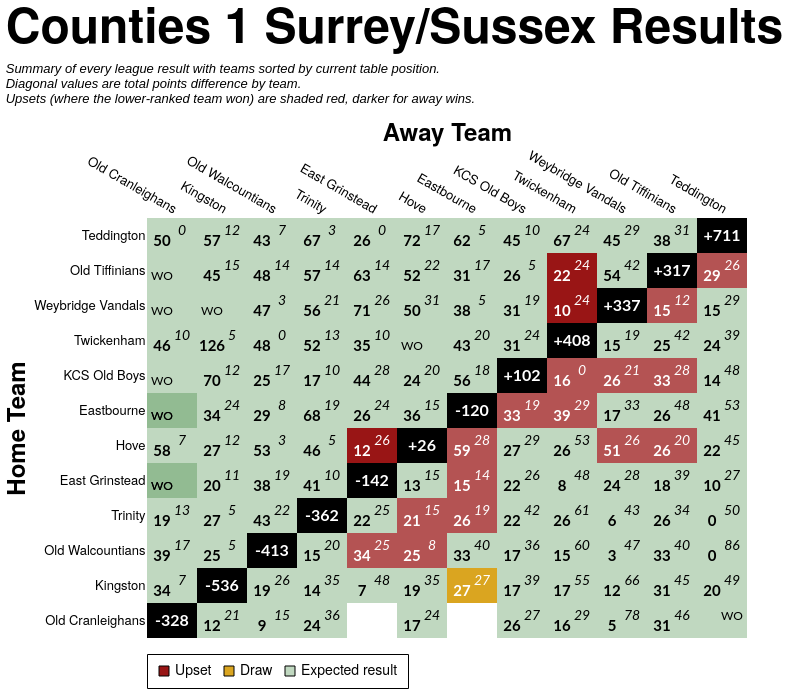

Vega-Lite specification stored for this chart:
### Vega-Lite specification from a JSON file in a GitHub repository (floating-point values rounded to 4 significant figures; data arrays with more than 128 entries replaced by an {"elided": "..."} marker saying what was removed)
{"config": {"axis": {"labelFont": "PT Sans Narrow, Helvetica Neue, Helvetica, Arial, sans-serif", "titleFont": "PT Sans Narrow, Helvetica Neue, Helvetica, Arial, sans-serif", "labelFontSize": 13, "titleFontSize": 24, "gridColor": "#202947", "gridOpacity": 0.2, "zindex": 1}, "text": {"font": "Lato, sans-serif"}, "bar": {"cornerRadiusEnd": 5}, "header": {"labelFont": "PT Sans Narrow, Helvetica Neue, Helvetica, Arial, sans-serif", "titleFont": "PT Sans Narrow, Helvetica Neue, Helvetica, Arial, sans-serif", "labelFontSize": 24, "titleFontSize": 28, "labelFontWeight": "bold", "orient": "left"}, "legend": {"labelFont": "PT Sans Narrow, Helvetica Neue, Helvetica, Arial, sans-serif", "titleFont": "PT Sans Narrow, Helvetica Neue, Helvetica, Arial, sans-serif", "labelFontSize": 14, "titleFontSize": 16, "titlePadding": 5, "fillColor": "white", "strokeColor": "black", "padding": 10, "titleFontWeight": "lighter", "titleFontStyle": "italic", "titleColor": "gray", "offset": 10}, "title": {"font": "PT Sans Narrow, Helvetica Neue, Helvetica, Arial, sans-serif", "fontSize": 48, "fontWeight": "bold", "anchor": "start", "align": "center", "titlePadding": 20, "subtitlePadding": 10, "subtitleFontSize": 13, "subtitleColor": "", "subtitleFontStyle": "italic", "offset": 15, "color": "black"}, "axisX": {"labelAngle": 0}, "facet": {"title": null, "header": null, "align": {"row": "each", "column": "each"}, "spacing": 10}, "resolve": {"scale": {"y": "independent", "facet": "independent"}}, "background": "transparent", "scale": {"offsetBandPaddingOuter": 0.2, "offsetBandPaddingInner": 0.1}, "view": {"stroke": null, "background": "transparent"}}, "layer": [{"data": {"name": "data-6e8188ec437135548668043d7b0bd11b"}, "mark": {"type": "rect"}, "encoding": {"color": {"field": "unexpected_result", "legend": {"labelExpr": "datum.value === 'Upset (Away Win)' ? 'Upset' : datum.value", "labelLimit": 220, "offset": 16, "orient": "bottom", "symbolStrokeColor": "black", "symbolStrokeWidth": 1, "values": ["Upset (Away Win)", "Draw", "Expected result"]}, "scale": {"domain": ["Expected result", "Upset (Home Win)", "Upset (Away Win)", "Draw", "To be played", "N/A"], "range": ["#146f1444", "#991515bb", "#991515", "goldenrod", "white", "black"]}, "title": null, "type": "nominal"}, "opacity": {"condition": {"test": "datum.home_team == param_33.home_team || datum.away_team == param_33.home_team || !isValid(param_33.home_team)", "value": 1.0}, "value": 0.1}, "tooltip": [{"field": "home_team", "title": "Home", "type": "nominal"}, {"field": "away_team", "title": "Away", "type": "nominal"}, {"field": "home_score_text", "title": "Home Score", "type": "nominal"}, {"field": "away_score_text", "title": "Away Score", "type": "nominal"}, {"field": "result", "title": "Result", "type": "nominal"}, {"field": "unexpected_result", "title": "Unexpectedness", "type": "nominal"}, {"field": "date", "format": "%d %b %Y", "title": "Date", "type": "temporal"}], "x": {"axis": {"domain": false, "grid": false, "labelAngle": 30, "orient": "top", "ticks": false}, "field": "away_team", "sort": ["Old Cranleighans", "Kingston", "Old Walcountians", "Trinity", "East Grinstead", "Hove", "Eastbourne", "KCS Old Boys", "Twickenham", "Weybridge Vandals", "Old Tiffinians", "Teddington"], "title": "Away Team", "type": "nominal"}, "y": {"axis": {"domain": false, "grid": false, "ticks": false}, "field": "home_team", "sort": ["Teddington", "Old Tiffinians", "Weybridge Vandals", "Twickenham", "KCS Old Boys", "Eastbourne", "Hove", "East Grinstead", "Trinity", "Old Walcountians", "Kingston", "Old Cranleighans"], "title": "Home Team", "type": "nominal"}}, "name": "view_30"}, {"data": {"name": "data-6e8188ec437135548668043d7b0bd11b"}, "mark": {"type": "text", "fontStyle": "italic", "size": 14, "xOffset": 10, "yOffset": -5}, "encoding": {"color": {"condition": {"test": "(datum.home_team == param_33.home_team || datum.away_team == param_33.home_team || !isValid(param_33.home_team)) && datum.unexpected_result == 'Expected result'", "value": "black"}, "value": "white"}, "text": {"field": "away_score_text", "type": "nominal"}, "x": {"field": "away_team", "sort": ["Old Cranleighans", "Kingston", "Old Walcountians", "Trinity", "East Grinstead", "Hove", "Eastbourne", "KCS Old Boys", "Twickenham", "Weybridge Vandals", "Old Tiffinians", "Teddington"], "type": "nominal"}, "y": {"field": "home_team", "sort": ["Teddington", "Old Tiffinians", "Weybridge Vandals", "Twickenham", "KCS Old Boys", "Eastbourne", "Hove", "East Grinstead", "Trinity", "Old Walcountians", "Kingston", "Old Cranleighans"], "type": "nominal"}}, "transform": [{"filter": "datum.away_score_text != '' && datum.away_score_text != 'WO'"}]}, {"data": {"name": "data-6e8188ec437135548668043d7b0bd11b"}, "mark": {"type": "text", "size": 12, "xOffset": 10, "yOffset": -5}, "encoding": {"color": {"condition": {"test": "(datum.home_team == param_33.home_team || datum.away_team == param_33.home_team || !isValid(param_33.home_team)) && datum.unexpected_result == 'Expected result'", "value": "black"}, "value": "white"}, "text": {"field": "away_score_text", "type": "nominal"}, "x": {"field": "away_team", "sort": ["Old Cranleighans", "Kingston", "Old Walcountians", "Trinity", "East Grinstead", "Hove", "Eastbourne", "KCS Old Boys", "Twickenham", "Weybridge Vandals", "Old Tiffinians", "Teddington"], "type": "nominal"}, "y": {"field": "home_team", "sort": ["Teddington", "Old Tiffinians", "Weybridge Vandals", "Twickenham", "KCS Old Boys", "Eastbourne", "Hove", "East Grinstead", "Trinity", "Old Walcountians", "Kingston", "Old Cranleighans"], "type": "nominal"}}, "transform": [{"filter": "datum.away_score_text == 'WO'"}]}, {"data": {"name": "data-6e8188ec437135548668043d7b0bd11b"}, "mark": {"type": "text", "fontWeight": "bold", "size": 15, "xOffset": -10, "yOffset": 5}, "encoding": {"color": {"condition": {"test": "(datum.home_team == param_33.home_team || datum.away_team == param_33.home_team || !isValid(param_33.home_team)) && datum.unexpected_result == 'Expected result'", "value": "black"}, "value": "white"}, "text": {"field": "home_score_text", "type": "nominal"}, "x": {"field": "away_team", "sort": ["Old Cranleighans", "Kingston", "Old Walcountians", "Trinity", "East Grinstead", "Hove", "Eastbourne", "KCS Old Boys", "Twickenham", "Weybridge Vandals", "Old Tiffinians", "Teddington"], "type": "nominal"}, "y": {"field": "home_team", "sort": ["Teddington", "Old Tiffinians", "Weybridge Vandals", "Twickenham", "KCS Old Boys", "Eastbourne", "Hove", "East Grinstead", "Trinity", "Old Walcountians", "Kingston", "Old Cranleighans"], "type": "nominal"}}, "transform": [{"filter": "datum.home_score_text != '' && datum.home_score_text != 'WO'"}]}, {"data": {"name": "data-6e8188ec437135548668043d7b0bd11b"}, "mark": {"type": "text", "size": 12, "xOffset": -10, "yOffset": 5}, "encoding": {"color": {"condition": {"test": "(datum.home_team == param_33.home_team || datum.away_team == param_33.home_team || !isValid(param_33.home_team)) && datum.unexpected_result == 'Expected result'", "value": "black"}, "value": "white"}, "text": {"field": "home_score_text", "type": "nominal"}, "x": {"field": "away_team", "sort": ["Old Cranleighans", "Kingston", "Old Walcountians", "Trinity", "East Grinstead", "Hove", "Eastbourne", "KCS Old Boys", "Twickenham", "Weybridge Vandals", "Old Tiffinians", "Teddington"], "type": "nominal"}, "y": {"field": "home_team", "sort": ["Teddington", "Old Tiffinians", "Weybridge Vandals", "Twickenham", "KCS Old Boys", "Eastbourne", "Hove", "East Grinstead", "Trinity", "Old Walcountians", "Kingston", "Old Cranleighans"], "type": "nominal"}}, "transform": [{"filter": "datum.home_score_text == 'WO'"}]}, {"data": {"name": "data-632306f8b92a861483858ecfe633869c"}, "mark": {"type": "text", "color": "white", "fontWeight": "bold", "size": 16}, "encoding": {"text": {"field": "display_text", "type": "nominal"}, "tooltip": [{"field": "home_team", "title": "Team", "type": "nominal"}, {"field": "display_text", "title": "Points Difference", "type": "nominal"}], "x": {"field": "away_team", "sort": ["Old Cranleighans", "Kingston", "Old Walcountians", "Trinity", "East Grinstead", "Hove", "Eastbourne", "KCS Old Boys", "Twickenham", "Weybridge Vandals", "Old Tiffinians", "Teddington"], "type": "nominal"}, "y": {"field": "home_team", "sort": ["Teddington", "Old Tiffinians", "Weybridge Vandals", "Twickenham", "KCS Old Boys", "Eastbourne", "Hove", "East Grinstead", "Trinity", "Old Walcountians", "Kingston", "Old Cranleighans"], "type": "nominal"}}}], "height": {"step": 35}, "params": [{"name": "param_33", "select": {"type": "point", "clear": "dblclick", "fields": ["home_team"], "on": "click"}, "value": null, "views": ["view_30"]}], "title": {"text": "Counties 1 Surrey/Sussex Results", "subtitle": ["Summary of every league result with teams sorted by current table position.", "Diagonal values are total points difference by team.", "Upsets (where the lower-ranked team won) are shaded red, darker for away wins."]}, "width": {"step": 50}, "$schema": "https://vega.github.io/schema/vega-lite/v5.20.1.json", "datasets": {"data-6e8188ec437135548668043d7b0bd11b": {"elided": "146 records"}, "data-632306f8b92a861483858ecfe633869c": [{"home_team": "East Grinstead", "away_team": "East Grinstead", "match_id": null, "date": "", "home_score": null, "away_score": null, "home_walkover": null, "away_walkover": null, "result": "N/A", "home_score_text": "", "away_score_text": "", "wo_result": "", "score_text": "", "display_text": "-142", "is_diagonal": true, "result_simple": "N/A", "unexpected_result": "N/A", "unexpected_opacity": 1.0}, {"home_team": "Eastbourne", "away_team": "Eastbourne", "match_id": null, "date": "", "home_score": null, "away_score": null, "home_walkover": null, "away_walkover": null, "result": "N/A", "home_score_text": "", "away_score_text": "", "wo_result": "", "score_text": "", "display_text": "-120", "is_diagonal": true, "result_simple": "N/A", "unexpected_result": "N/A", "unexpected_opacity": 1.0}, {"home_team": "Hove", "away_team": "Hove", "match_id": null, "date": "", "home_score": null, "away_score": null, "home_walkover": null, "away_walkover": null, "result": "N/A", "home_score_text": "", "away_score_text": "", "wo_result": "", "score_text": "", "display_text": "+26", "is_diagonal": true, "result_simple": "N/A", "unexpected_result": "N/A", "unexpected_opacity": 1.0}, {"home_team": "KCS Old Boys", "away_team": "KCS Old Boys", "match_id": null, "date": "", "home_score": null, "away_score": null, "home_walkover": null, "away_walkover": null, "result": "N/A", "home_score_text": "", "away_score_text": "", "wo_result": "", "score_text": "", "display_text": "+102", "is_diagonal": true, "result_simple": "N/A", "unexpected_result": "N/A", "unexpected_opacity": 1.0}, {"home_team": "Kingston", "away_team": "Kingston", "match_id": null, "date": "", "home_score": null, "away_score": null, "home_walkover": null, "away_walkover": null, "result": "N/A", "home_score_text": "", "away_score_text": "", "wo_result": "", "score_text": "", "display_text": "-536", "is_diagonal": true, "result_simple": "N/A", "unexpected_result": "N/A", "unexpected_opacity": 1.0}, {"home_team": "Old Cranleighans", "away_team": "Old Cranleighans", "match_id": null, "date": "", "home_score": null, "away_score": null, "home_walkover": null, "away_walkover": null, "result": "N/A", "home_score_text": "", "away_score_text": "", "wo_result": "", "score_text": "", "display_text": "-328", "is_diagonal": true, "result_simple": "N/A", "unexpected_result": "N/A", "unexpected_opacity": 1.0}, {"home_team": "Old Tiffinians", "away_team": "Old Tiffinians", "match_id": null, "date": "", "home_score": null, "away_score": null, "home_walkover": null, "away_walkover": null, "result": "N/A", "home_score_text": "", "away_score_text": "", "wo_result": "", "score_text": "", "display_text": "+317", "is_diagonal": true, "result_simple": "N/A", "unexpected_result": "N/A", "unexpected_opacity": 1.0}, {"home_team": "Old Walcountians", "away_team": "Old Walcountians", "match_id": null, "date": "", "home_score": null, "away_score": null, "home_walkover": null, "away_walkover": null, "result": "N/A", "home_score_text": "", "away_score_text": "", "wo_result": "", "score_text": "", "display_text": "-413", "is_diagonal": true, "result_simple": "N/A", "unexpected_result": "N/A", "unexpected_opacity": 1.0}, {"home_team": "Teddington", "away_team": "Teddington", "match_id": null, "date": "", "home_score": null, "away_score": null, "home_walkover": null, "away_walkover": null, "result": "N/A", "home_score_text": "", "away_score_text": "", "wo_result": "", "score_text": "", "display_text": "+711", "is_diagonal": true, "result_simple": "N/A", "unexpected_result": "N/A", "unexpected_opacity": 1.0}, {"home_team": "Trinity", "away_team": "Trinity", "match_id": null, "date": "", "home_score": null, "away_score": null, "home_walkover": null, "away_walkover": null, "result": "N/A", "home_score_text": "", "away_score_text": "", "wo_result": "", "score_text": "", "display_text": "-362", "is_diagonal": true, "result_simple": "N/A", "unexpected_result": "N/A", "unexpected_opacity": 1.0}, {"home_team": "Twickenham", "away_team": "Twickenham", "match_id": null, "date": "", "home_score": null, "away_score": null, "home_walkover": null, "away_walkover": null, "result": "N/A", "home_score_text": "", "away_score_text": "", "wo_result": "", "score_text": "", "display_text": "+408", "is_diagonal": true, "result_simple": "N/A", "unexpected_result": "N/A", "unexpected_opacity": 1.0}, {"home_team": "Weybridge Vandals", "away_team": "Weybridge Vandals", "match_id": null, "date": "", "home_score": null, "away_score": null, "home_walkover": null, "away_walkover": null, "result": "N/A", "home_score_text": "", "away_score_text": "", "wo_result": "", "score_text": "", "display_text": "+337", "is_diagonal": true, "result_simple": "N/A", "unexpected_result": "N/A", "unexpected_opacity": 1.0}]}}
